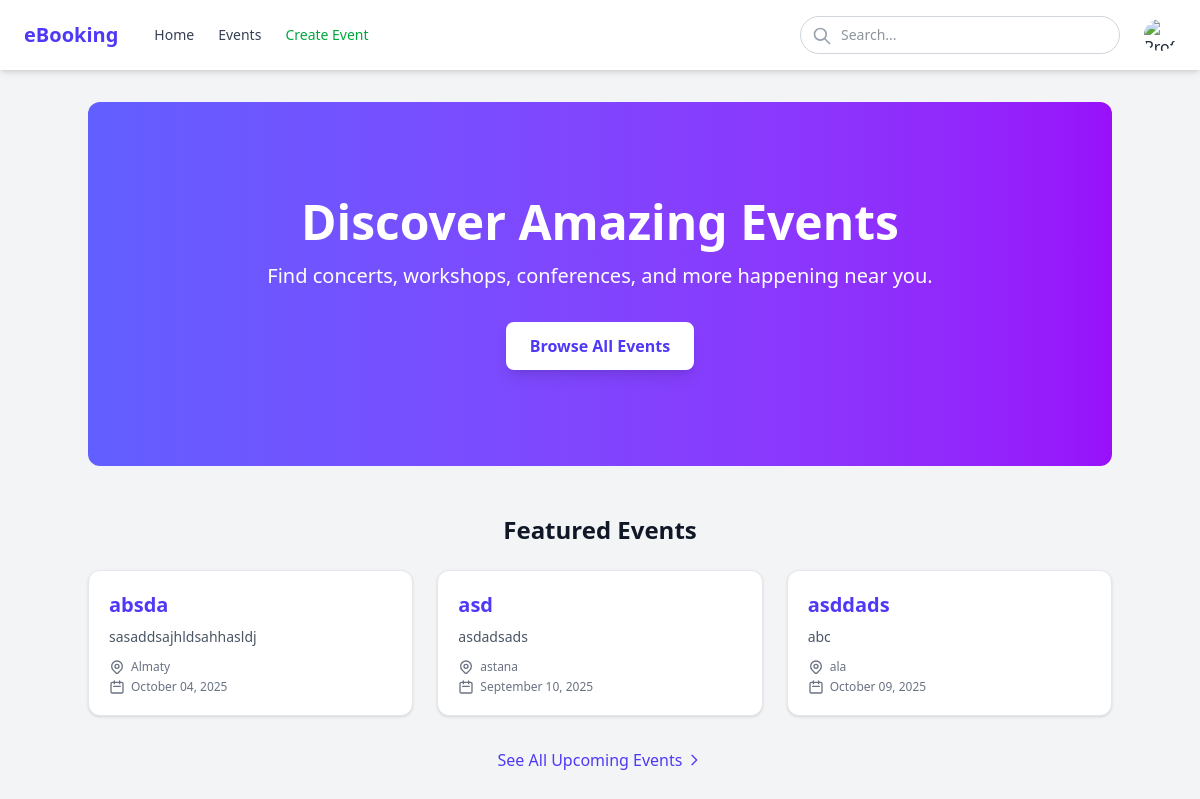
The page /index (signed in) on the database as committed earlier.
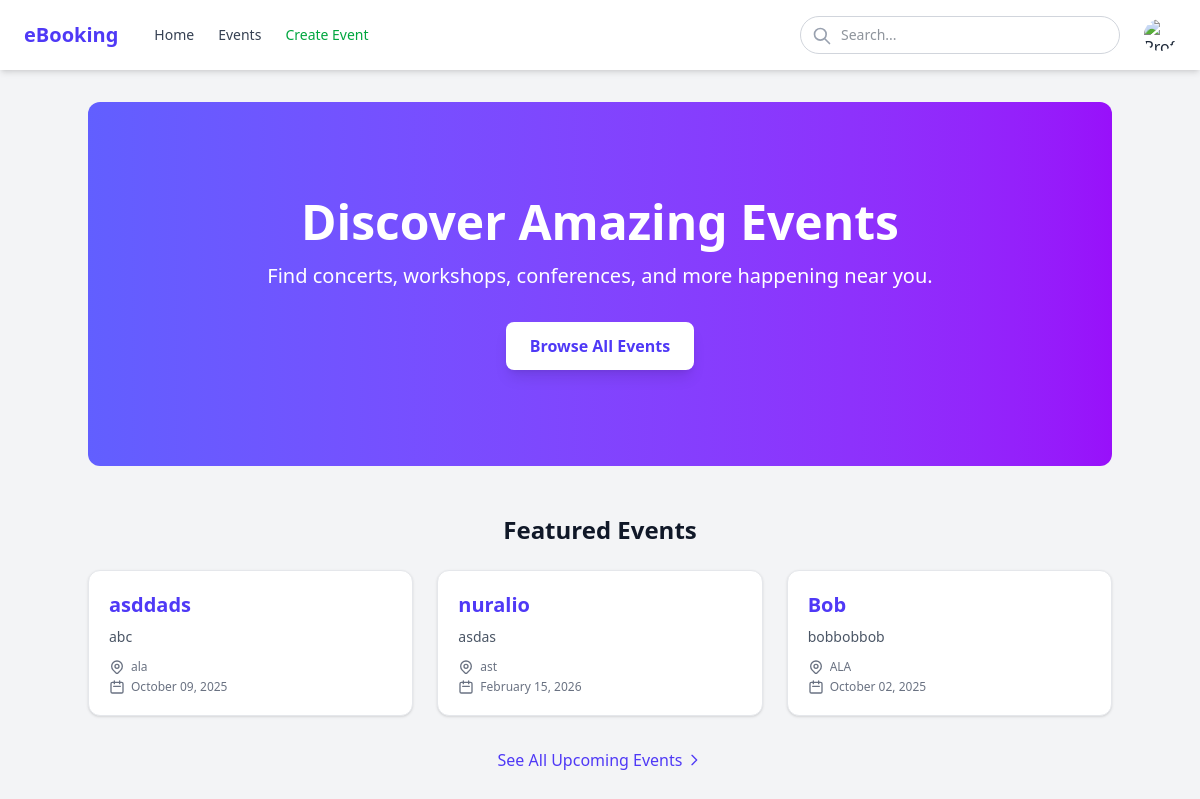
The same page on the database as committed later.
### app/models.py (models this page shows, shortened)
class Event(db.Model):
    event_id: so.Mapped[int] = so.mapped_column(primary_key=True)
    title: so.Mapped[str] = so.mapped_column(sa.String(128), index=True, unique=True)
    description: so.Mapped[str] = so.mapped_column(sa.String(256), index=True)
    date: so.Mapped[datetime.date] = so.mapped_column(sa.Date)
    time: so.Mapped[datetime.time] = so.mapped_column(sa.Time, nullable=False)
    location: so.Mapped[str] = so.mapped_column(sa.String(30))
    total_seats: so.Mapped[int] = so.mapped_column()
    seats_left: so.Mapped[int] = so.mapped_column(default=0)
    created_by: so.Mapped[str] = so.mapped_column(sa.String(64))
    bookings: so.Mapped[list["Booking"]] = so.relationship(back_populates="event",
                                                           cascade="all, delete-orphan")

### app/routes.py (the view)
@app.route('/')
@app.route('/index')
@login_required
def index():
    events = Event.query.all()
    return render_template('index.html', title='Homepage', events=events)

### app/models.py (called while the page is built)
@login.user_loader
def load_user(id):
    return db.session.get(User, int(id))

### app/templates/index.html (shortened to what this page needs)
{% extends "base.html" %}
{% block content %}
    <div class="text-center py-16 md:py-24 bg-gradient-to-r from-indigo-500 to-purple-600 text-white rounded-xl mb-12">
        <h1 class="text-4xl md:text-5xl font-bold mb-4">Discover Amazing Events</h1>
        <p class="text-xl mb-8 max-w-2xl mx-auto">Find concerts, workshops, conferences, and more happening near you.</p>
        <a href="{{ url_for('events') }}" class="inline-block bg-white text-indigo-600 font-bold py-3 px-6 rounded-lg shadow-lg hover:bg-gray-100 transition duration-300">
            Browse All Events
        </a>
    </div>
    <div class="mb-16">
        <h2 class="text-2xl font-bold text-gray-900 mb-6 text-center">Featured Events</h2>
        {% if events %}
        <div class="grid grid-cols-1 sm:grid-cols-2 lg:grid-cols-3 gap-6">
            {% for event in events %}
            <a href="{{ url_for('event_detail', event_id=event.event_id) }}" class="block bg-white rounded-xl shadow-sm hover:shadow-md transition-shadow duration-300 ease-in-out overflow-hidden border border-gray-200">
                <div class="p-5">
                    <h3 class="text-xl font-semibold text-indigo-600 hover:text-indigo-800 transition-colors duration-200 mb-2 line-clamp-1">
                        {{ event.title }}
                    </h3>
                    {% if event.description %}
                    <p class="text-gray-600 text-sm mb-3 line-clamp-2">
                        {{ event.description }}
                    </p>
                    {% endif %}
                    <div class="flex items-center text-gray-500 text-xs mt-auto">
                        <span class="truncate">{{ event.location or 'Location TBD' }}</span>
                    </div>
                    <div class="flex items-center text-gray-500 text-xs mt-1">
                        <svg xmlns="http://www.w3.org/2000/svg" class="h-4 w-4 mr-1.5 flex-shrink-0" fill="none" viewBox="0 0 24 24" stroke="currentColor">
                            <path stroke-linecap="round" stroke-linejoin="round" stroke-width="2" d="M8 7V3m8 4V3m-9 8h10M5 21h14a2 2 0 002-2V7a2 2 0 00-2-2H5a2 2 0 00-2 2v12a2 2 0 002 2z" />
                        </svg>
                        <span>{{ event.date.strftime('%B %d, %Y') if event.date else 'Date TBD' }}</span>
                    </div>
                </div>
            </a>
            {% endfor %}
        </div>
        <div class="text-center mt-8">
            <a href="{{ url_for('events') }}" class="inline-flex items-center text-indigo-600 hover:text-indigo-800 font-medium">
                See All Upcoming Events
                <svg xmlns="http://www.w3.org/2000/svg" class="ml-1 h-4 w-4" fill="none" viewBox="0 0 24 24" stroke="currentColor">
                    <path stroke-linecap="round" stroke-linejoin="round" stroke-width="2" d="M9 5l7 7-7 7" />
                </svg>
            </a>
        </div>
        {% endif %}
    </div>
{% endblock %}

Rows that differ between the two databases and show on the page:
removed Event: title "absda", description "sasaddsajhldsahhasldj", location "Almaty", date "October 04, 2025"
removed Event: title "asd", description "asdadsads", location "astana", date "September 10, 2025"
added Event: title "nuralio", description "asdas", location "ast", date "February 15, 2026"
added Event: title "Bob", description "bobbobbob", location "ALA", date "October 02, 2025"
